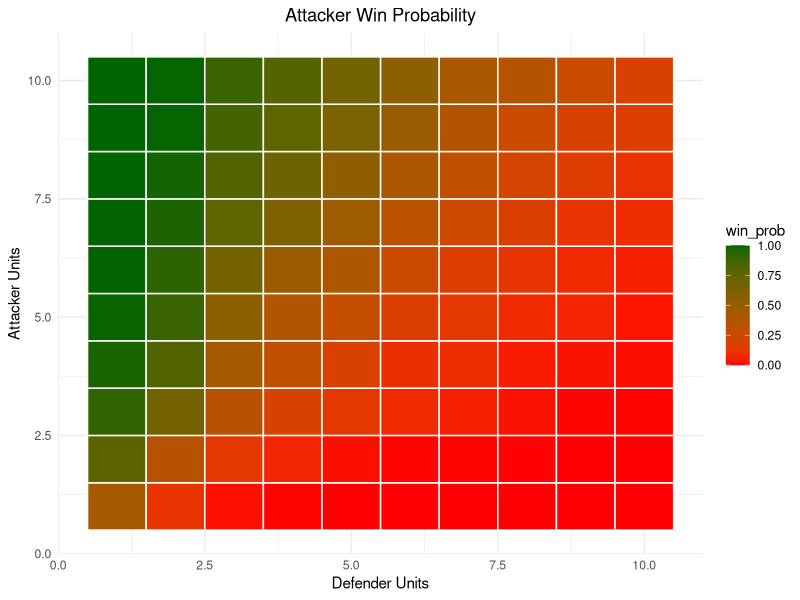
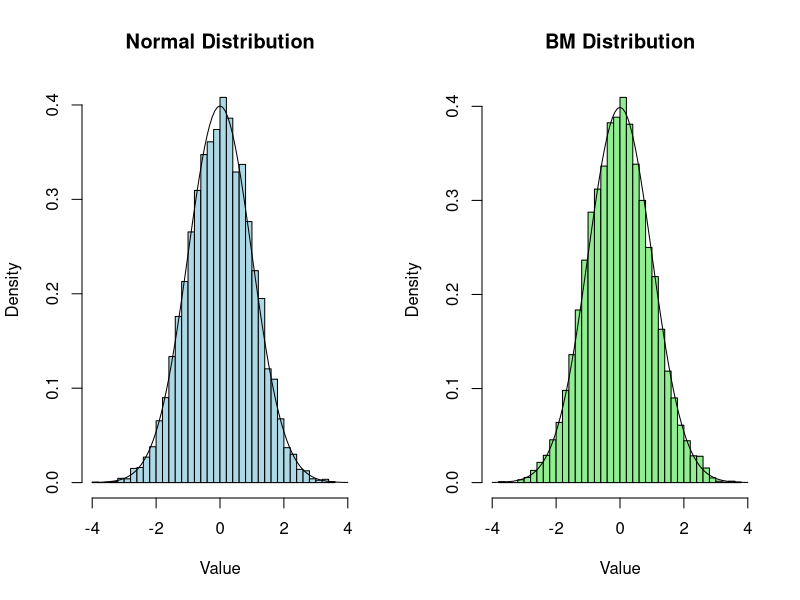

These figures' R source, in order: (Note: this script raises an error after producing the figures.)
## ---- chunk 1

## ---- chunk 2
library(ggplot2)

set.seed(123)
combat_round <- function(att_units,def_units,sim=10000) {
  Results = rep(NA,sim)
  AS<-att_units
  DS<-def_units
  for(i in 1:sim){
    while(def_units>0 & att_units>0){
      Dnum <- sort(sample(1:6, min(def_units,3),replace = TRUE),decreasing = T)
      Anum <- sort(sample(1:6, min(att_units,3),replace = TRUE),decreasing = T)
      for (j in 1:min(length(Dnum),length(Anum))){
        if(Anum[j]>Dnum[j]){
          def_units<-def_units-1
        }
        else{
          att_units<-att_units-1
        }
      }
    }
    Results[i]<- ifelse(att_units>0,1,0)
    att_units<-AS
    def_units<-DS
  }
  return(mean(Results))
}

prob_att_win <- function(){
  res<-sapply(1:10, function(x) {
  sapply(1:10, function(y) {
    combat_round(y,x,1000)
    })
  })
  return(res)
}
# Print the result
#print(result)


att_prob<- data.frame(
  attacker_unit<- rep(1:10,10),
  defender_unit<- rep(1:10,each= 10),
  win_prob<- as.vector(prob_att_win())
)


#go through outer 
ggplot(att_prob,aes(x=defender_unit,y=attacker_unit,fill=win_prob))+
  geom_tile()+
  scale_fill_gradient(low="red",high="darkgreen")+
  labs(title = "Attacker Win Probability",x="Defender Units",y="Attacker Units")+
  geom_tile(color = "white",lwd = 0.5,linetype = 1)+
  theme_minimal()+
  theme(plot.title = element_text(hjust = 0.5))



print(combat_round(def_units=1,att_units=2,sim=10000))
## ---- chunk 3
set.seed(13)



normal_functn_gen = function(sim){
  n<-12 
  Uz<-runif(sim*n,min = -0.5,max = 0.5) 
  Uz<-matrix(Uz,nrow=N,ncol=n) 
  Z<-apply(Uz,1,sum)
  return(Z)
}

N <- 10000

gen_norm<-normal_functn_gen(sim=10000)
mean(gen_norm)
var(gen_norm)




U1 <- runif(N)
U2 <- runif(N)
X1 <- sqrt( -2*log(U1) )*cos(2*pi*U2)

par(mfrow=c(1,2))
hist(gen_norm, main="Normal Distribution", xlab="Value",col="lightblue" ,breaks=30,freq = F,xlim=c(-4,4))
curve(dnorm(x,0,1),add=T)
hist(X1, main="BM Distribution", xlab="Value",col="lightgreen" ,breaks=30,freq = F,xlim=c(-4,4))
curve(dnorm(x,0,1),add=T)
## ---- chunk 4
#Implement two samplers, one for X and one for Y. Plot the histogram and the density
#and comment on the results exploring different values of γ.
library(patchwork)
#sampler for Pareto
xsampler<- function(n, gamma){
  u<- runif(n)
  x<-1/((1-u)^(1/gamma))
  return(x)
}

#sampler for Exponential
ysampler<- function(x){
  y<- log(x)
  return(y)
}
i=0
gamma = c(5,10,20)
for (g in gamma){
  i=i+1
  X[[i]]<-xsampler(10000,g)
  
}
x1=xsampler(10000,10)
y1=ysampler(x1)
x2<-xsampler(10000,10)
y2<- ysampler(x2)

library(ggplot2)

ggplot(data.frame(x=xsampler(10000,gamma[1])), aes(x)) +
  geom_histogram(aes(y=..density..), fill="gray",col="darkblue")+
  geom_density()
